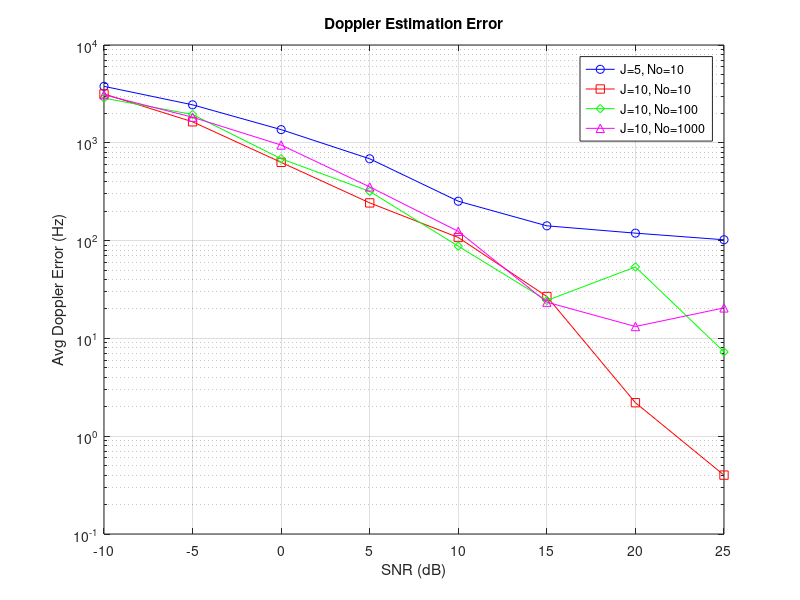

Source code (MATLAB):
clear; clc; close all;

J_vals = [5, 10, 20];
No_vals = [10, 100, 1000];
SNR_dB = -10:5:25;
N_iter = 500;
Tc = 0.1e-3;
nu_true = 500;

error = zeros(length(SNR_dB), length(J_vals), length(No_vals));

for idx_snr = 1:length(SNR_dB)
    SNR = 10^(SNR_dB(idx_snr)/10);
    noise_var = 1/SNR;
    for j_idx = 1:length(J_vals)
        J = J_vals(j_idx);
        for no_idx = 1:length(No_vals)
            No = No_vals(no_idx);
            err_sum = 0;
            for iter = 1:N_iter
                alpha = randn + 1j*randn;
                n = 0:J-1;
                phase = exp(1j*2*pi*nu_true*n*Tc);
                signal = alpha * phase;
                noise = sqrt(noise_var/2)*(randn(1,J)+1j*randn(1,J));
                received = signal + noise;
                
                Nfft = No * J;
                v = (0:Nfft-1) / (No*J*Tc);
                X = fft(received, Nfft);
                [~, idx_max] = max(abs(X));
                nu_est = v(idx_max);
                err_sum = err_sum + abs(nu_est - nu_true);
            end
            error(idx_snr, j_idx, no_idx) = err_sum / N_iter;
        end
    end
end

figure;
semilogy(SNR_dB, squeeze(error(:,1,1)), 'b-o'); hold on;
semilogy(SNR_dB, squeeze(error(:,2,1)), 'r-s');
semilogy(SNR_dB, squeeze(error(:,2,2)), 'g-d');
semilogy(SNR_dB, squeeze(error(:,2,3)), 'm-^');
xlabel('SNR (dB)'); ylabel('Avg Doppler Error (Hz)');
legend('J=5, No=10', 'J=10, No=10', 'J=10, No=100', 'J=10, No=1000');
grid on; title('Doppler Estimation Error');
